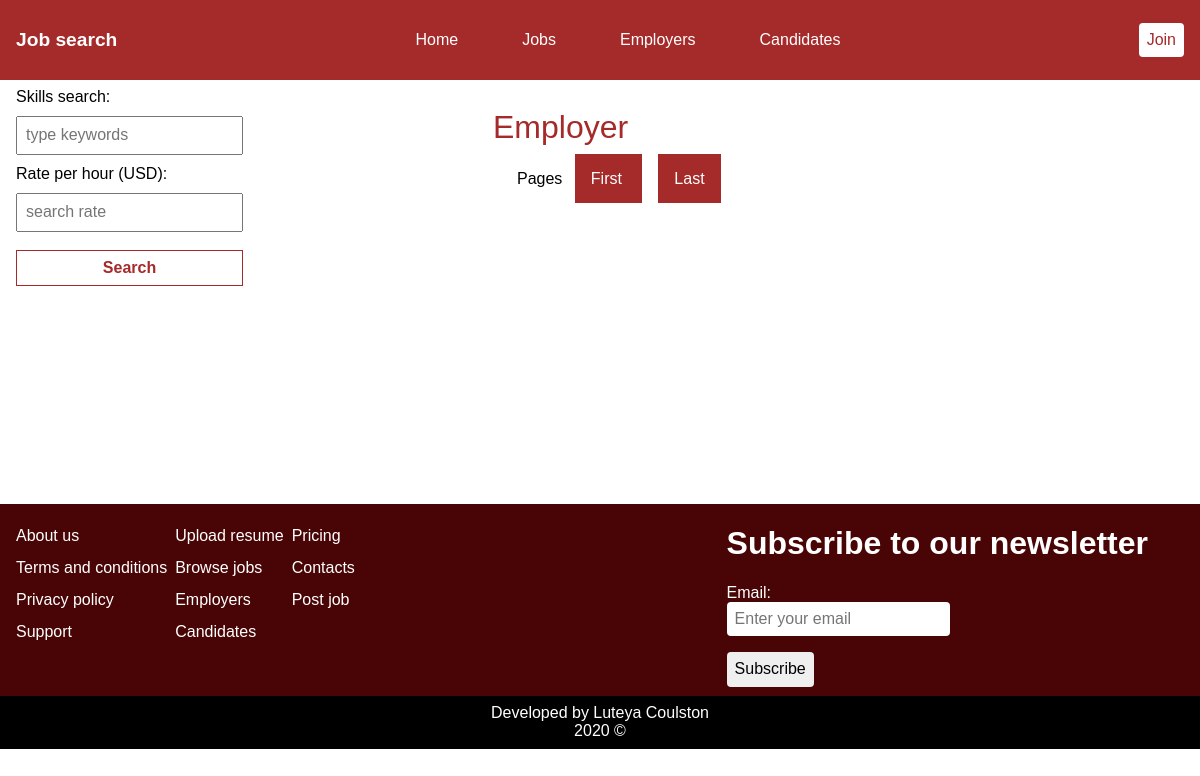
/employers.php, run on an earlier commit of the app's database.
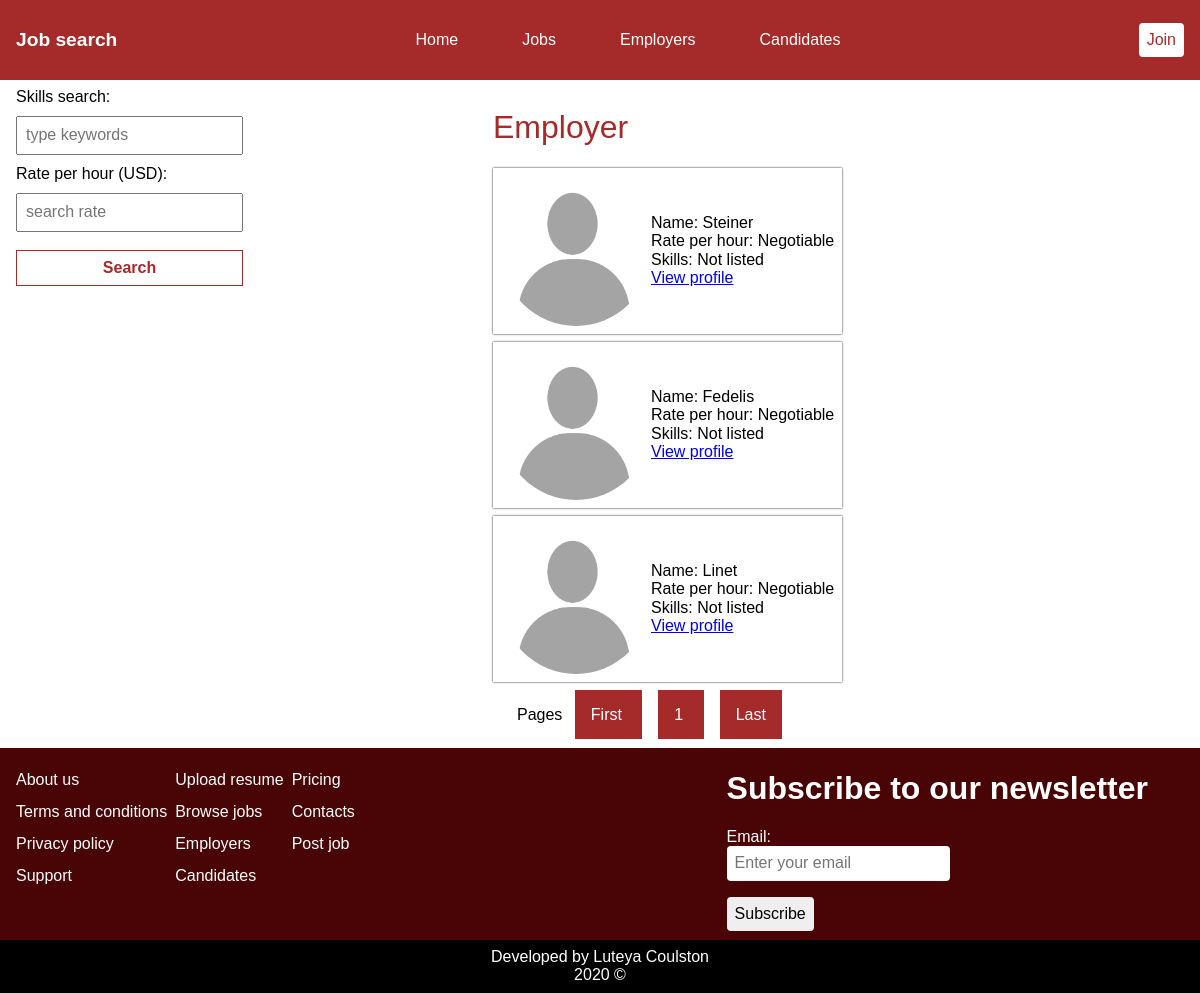
And on a later commit of the database.
### tables this page shows
CREATE TABLE `users` (
  `id` int(11) NOT NULL,
  `first_name` varchar(50) NOT NULL,
  `email` varchar(100) NOT NULL,
  `gender` tinytext NOT NULL,
  `username` varchar(100) NOT NULL,
  `about` text DEFAULT NULL,
  `position` tinytext NOT NULL,
  `rate` int(11) DEFAULT NULL,
  `skills` char(150) NOT NULL,
  `password` text NOT NULL,
  `profile_pic` text DEFAULT NULL,
  `date_created` timestamp NOT NULL DEFAULT current_timestamp()
);

### Classes/Database_Functions.php (called while the page is built, shortened)
<?php
class Database_Table
{
    private $table;
    public function __construct(\PDO $pdo, $table)
    {
        $this->pdo = $pdo;
        $this->table = $table;
    }
    private function query($sql, $parameters = [])
    {
        $query = $this->pdo->prepare($sql);
        $query->execute($parameters);
        return $query;
    }
    public function findAll($key = null, $value = null)
    {
        $parameters = [];
        $query = 'SELECT * FROM `' . $this->table . '` ';
        if ($key != null && $value != null) {
            $query .= 'WHERE `' . $key . '` = :key';
            $parameters = ['key' => $value];
        }
        $result = $this->query($query, $parameters);
        return $result->fetchAll();
    }
    public function limit_query(int $start, int $end, string $column = null, string $value = null)
    {
        $parameters = [];
        $query = 'SELECT * FROM `' . $this->table . '`';
        if ($column !== null && $value !== null) {
            $query .= ' WHERE `' . $column . '` = :column';
            $parameters = ['column' => $value];
        }
        $query .= ' LIMIT ' . $start . ',' . $end;
        $result = $this->query($query, $parameters);
        return $result;
    }
}

### templates/employers.html.php (the view)
<div class="container candidates-page">
    <aside>
        <form action="" method="post">
            <label for="Skills search">Skills search:</label> <br>
            <input type="text" name="skills_search" placeholder="type keywords"> <br>
            <label for="Rate">Rate per hour (USD):</label> <br>
            <input type="text" name="rate_search" placeholder="search rate"> <br>
            <input type="submit" value="Search">
        </form>
    </aside>
    <section class="candidates-section">
        <h1 class="title">Employer</h1>
        <?php while ($employer = $result->fetch()) : ?>
            <div class="candidate">
                <?php
                if (empty($employer['profile_url'])) {
                    echo '<img src="../assets/user_images/default.png"
                    alt="$employer[\'first_name\']" class="candidate_image">';
                }
                ?>
                <div class="candidate_details">
                    <div class="candidate_name">Name: <?= $employer['first_name'] ?></div>
                    <div class="candidate_rate">Rate per hour: <?= $employer['rate'] == 0 ? 'Negotiable' : $employer['rate'] ?></div>
                    <div class="candidate_skills"> Skills: <?= $employer['skills'] == '' ? 'Not listed' : $employer['skills'] ?> </div>
                    <a href="profile.php?username=<?= $employer['username'] ?>">View profile</a>
                </div>
            </div>
        <?php endwhile; ?>
        <div class="pagination">
            <?= 'Pages ' . $links; ?>
        </div>
    </section>
</div>

### public/employers.php (shortened to what this page needs)
<?php
try {
    include __DIR__ . '../../includes/Config.php';
    include __DIR__ . '../../Classes/Database_Functions.php';
    $users_table = new Database_Table($pdo, 'users');
    $all_employers = $users_table->findAll('position', 'employer');
    $results_per_page = 3;
    $total_result = count($all_employers);
    $number_of_pages = ceil($total_result / $results_per_page);
    if (!isset($_GET['page']) || !$_GET['page'] >= 1) {
        $page = 1;
    } else {
        $page = $_GET['page'];
    }
    $page_limit = ($page - 1) * $results_per_page;
    $result = $users_table->limit_query($page_limit, $results_per_page, 'position', 'employer');
    $links = '';
    $links .= '<a href = "employers.php?page=1" class="pagination_link"> First </a>';
    for ($page = 1; $page <= $number_of_pages; $page++) {
        $links .= '<a href = "employers.php?page=' . $page . '" class="pagination_link">' . $page . ' </a>';
    }
    $links .= '<a href = "employers.php?page=' . $number_of_pages . '" class="pagination_link"> Last </a>';
    include __DIR__ . '../../templates/employers.html.php';
    $output = ob_get_clean();
} catch (PDOException $e) {
    echo 'ERROR: ' . $e->getMessage() . ' in ' . $e->getFile() . ' on line ' . $e->getLine();
}
include __DIR__ . '../../templates/layout.html.php';

### templates/layout.html.php (shortened to what this page needs)
<!DOCTYPE html>
<html lang="en">
<head>
    <link rel="stylesheet" href="../assets/css/normalize.css">
    <link rel="stylesheet" href="../assets/css/main.css">
</head>
<body>
    <nav class="position-sticky">
        <div class="container nav">
            <p id="site-title">Job search</p>
            <ul>
                <li><a class="link" href="index.php">Home</a></li>
                <li><a class="link" href="jobs.php">Jobs</a></li>
                <li><a class="link" href="employers.php">Employers</a></li>
                <li><a class="link" href="candidates.php">Candidates</a></li>
            </ul>
            <?php
            if (isset($_SESSION['password'])) {
                echo '<div id="join">Account
                <div class="dropdown-content">
                    <a href="profile.php">Profile</a>
                    <a href="logout.php">Logout</a>
                </div>
            </div>';
            } else {
                echo '<div id="join">Join
                <div class="dropdown-content">
                    <a href="login.php">Login</a>
                    <a href="register.php">Register</a>
                </div>
            </div>';
            }
            ?>
        </div>
    </nav>
    <main>
        <?= $output ?>
    </main>
    <footer>
        <div id="quick_links">
            <div class="container">
                <div id="company_links">
                    <a href="" class="quick_link">About us</a>
                    <a href="" class="quick_link">Terms and conditions</a>
                    <a href="" class="quick_link">Privacy policy</a>
                    <a href="" class="quick_link">Support</a>
                </div>
                <div id="users_links">
                    <a href="" class="quick_link">Upload resume</a>
                    <a href="jobs.php" class="quick_link">Browse jobs</a>
                    <a href="employers.php" class="quick_link">Employers</a>
                    <a href="candidates.php" class="quick_link">Candidates</a>
                </div>
                <div id="other_links">
                    <a href="" class="quick_link">Pricing</a>
                    <a href="" class="quick_link">Contacts</a>
                    <a href="" class="quick_link">Post job</a>
                </div>
                <div id="newsletter">
                    <h1>Subscribe to our newsletter</h1>
                    <form action="" method="post">
                        <label for="email">Email:</label> <br>
                        <input type="email" placeholder="Enter your email" name="email"> <br>
                        <input type="submit" value="Subscribe">
                    </form>
                </div>
            </div>
        </div>
        <div id="copyright">
            <p>Developed by Luteya Coulston</p>
            <p>2020 &copy</p>
        </div>
    </footer>
</body>
</html>

### assets/css/main.css (style rules this page uses)
* { padding: 0; margin: 0; }
html { scroll-behavior: smooth; }
main, section, aside { display: block; }
input[type=submit] { cursor: pointer; }
.title { font-weight: 400; color: #a52a2a; }
body { font-family: sans-serif; }
main { min-height: 52vh; }
footer { background-color: #000000; color: #fff; user-select: none; }
footer #quick_links { background-color: #490505; color: #fff; display: flex; }
footer #quick_links .container { display: flex; padding-top: 1rem; padding-bottom: 3rem; width: 95%; position: relative; }
footer #quick_links .container a { color: #fff; text-decoration: none; line-height: 2rem; }
footer #quick_links .container #company_links, footer #quick_links .container #users_links, footer #quick_links .container #newsletter, footer #quick_links .container #other_links { display: flex; flex-direction: column; padding-right: 8px; }
footer #quick_links .container #newsletter { position: absolute; right: 0; top: 0; height: max-content; }
footer #quick_links .container #newsletter input { margin-bottom: 1rem; border: none; border-radius: 4px; outline: none; padding: 0.5rem; }
footer #copyright { text-align: center; padding: 0.5rem; }
.container { margin-left: 1rem; margin-right: 1rem; }
nav { height: 10vh; display: flex; background-color: #a52a2a; }
nav .nav { display: flex; align-items: center; color: #ffffff; justify-content: space-between; width: 100%; }
nav .nav #site-title { display: inline; font-size: larger; font-weight: 600; }
nav ul { list-style-type: none; display: flex; align-items: center; }
nav ul li { padding: 1rem; }
nav ul li .link { padding: 1rem; color: #ffffff; text-decoration: none; }
nav #join { position: relative; background-color: #fff; color: #a52a2a; padding: 0.5rem; border-radius: 4px; font-weight: 500; }
.candidates-page { display: flex; margin-top: 8px; }
.candidates-page input[type=submit] { border: 1px solid #a52a2a; color: #a52a2a; background-color: #fff; font-weight: 600; }
.candidates-page input { padding: 0.5rem; margin: 10px 0px; }
.candidates-page input[type=submit] { margin-top: 8px; width: 100%; }
.candidates-page .candidates-section { margin-left: 250px; }
.candidates-page .candidates-section .candidate { display: flex; min-width: 250px; margin-bottom: 8px; box-shadow: 0px 0px 2px #111111; padding: 0.5rem; }
.candidates-page .candidates-section .candidate .candidate_image { width: 150px; height: 150px; border-radius: 50%; }
.candidates-page .candidates-section .candidate .candidate_details { align-self: center; }
.candidates-page .pagination { margin: 1.5rem; }
.candidates-page .pagination .pagination_link { padding: 1rem; margin: auto 0.5rem; text-decoration: none; background-color: #a52a2a; color: #fff; }

What changed in the data, as far as the page shows it:
added users: first_name "Steiner", rate "Negotiable", skills "Not listed"
added users: first_name "Fedelis", rate "Negotiable", skills "Not listed"
added users: first_name "Linet", rate "Negotiable", skills "Not listed"
Also different on the page:
new list line: "1"
